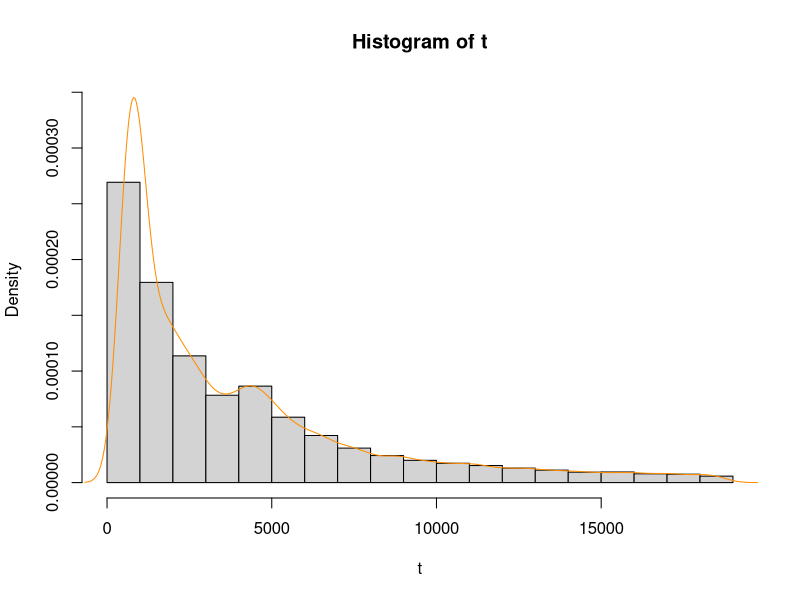
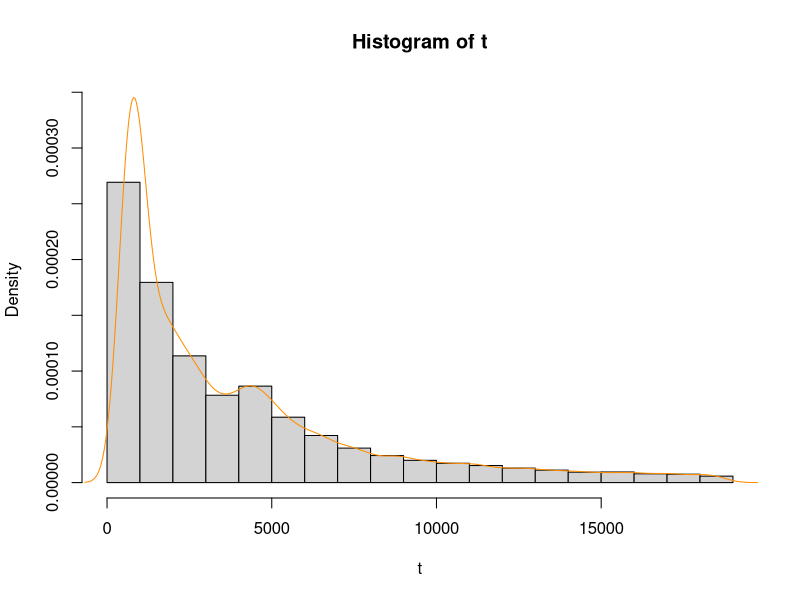
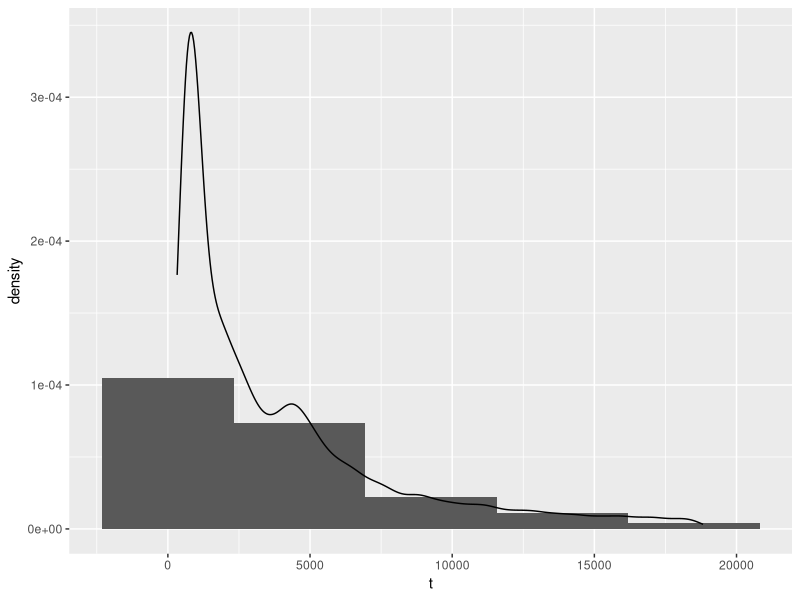
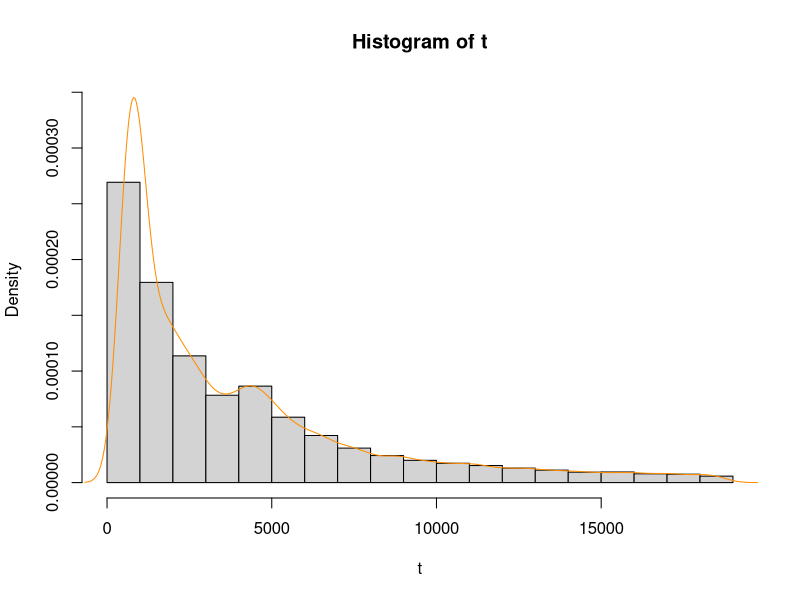

Source code (R) for these figures, in order:
# Exercise 4

## Changing the Working Directory

setwd('./Documents/UCBX Programming with R/Week 4')

## Loading the Libraries

library(ggplot2)


## Loading the Dataset 

data(diamonds)

## Structure of Diamonds

str(diamonds)


## Writing a Function for Histogram Plots

hist_normal <- function(t, graphStyle ="plot"){ # Creating the function
  if (graphStyle == "histogram") {
    hist(t, probability = TRUE)
  }else if (graphStyle == "density"){
    denst <- density(t)
    plot(denst)
  }else if (graphStyle == "ggplot"){
    hist_plot <- ggplot(as.data.frame(t), aes(t))
    hist_plot + geom_histogram(bins=5, aes(y=..density..)) + geom_density()
  }else if (graphStyle == "qplot"){
    qplot(t, y=..density.., geom=c('histogram', 'density')) 
  }else { #Default plot
    denst <- density(t) 
    histo <- hist(t, freq=FALSE, ylim=c(0, max(denst$y)))
    lines(denst$x, denst$y, col = "darkorange") 
    
  }
}

## Calling the Function on the Original

hist_normal(diamonds$price)
hist_normal(diamonds$price,"plot") 
hist_normal(diamonds$price,"ggplot")
hist_normal(diamonds$price, "qqplot")





